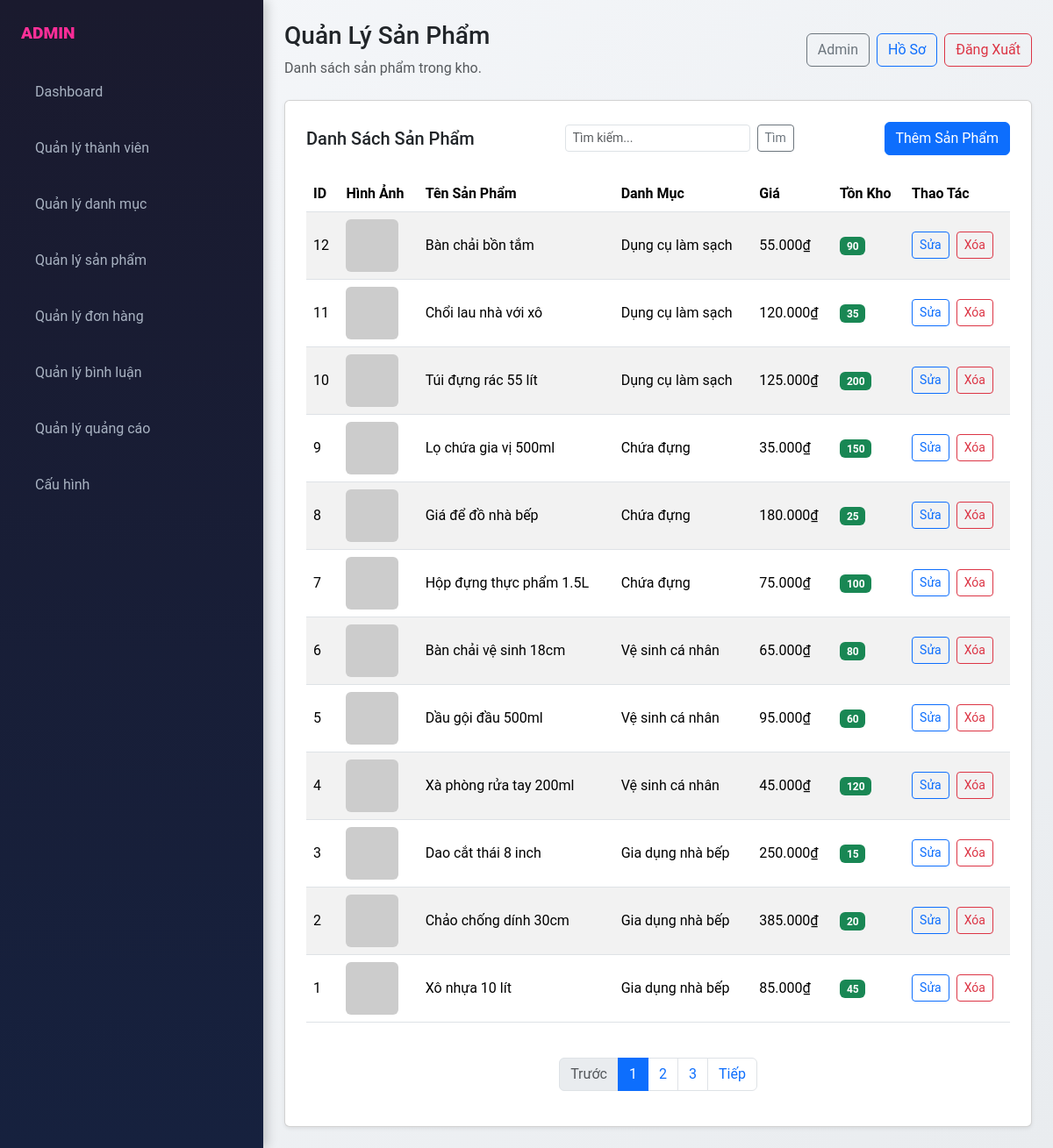
The app's page /admin/index.php?page_layout=product (signed in), older data.
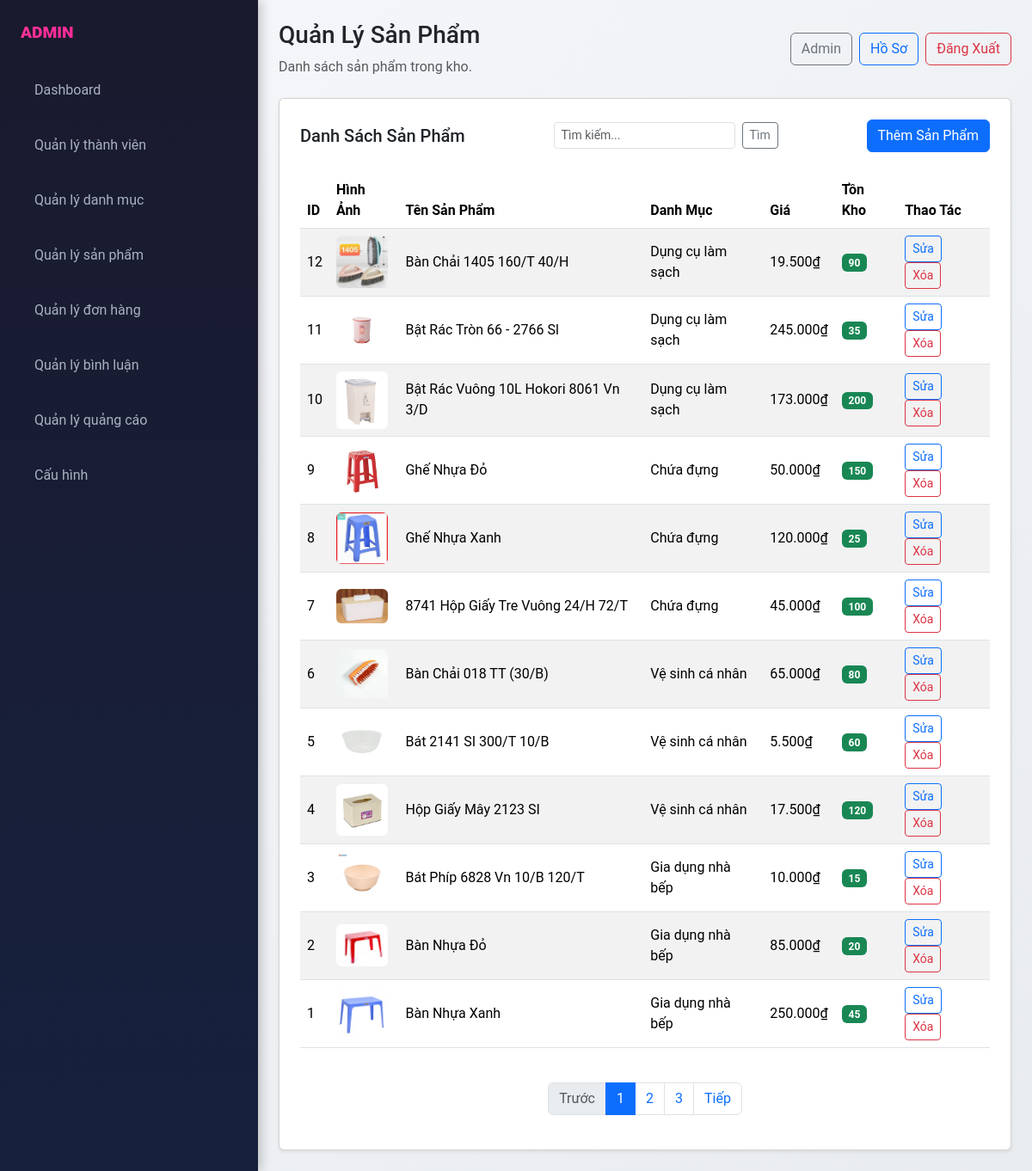
The same page, newer data.
### tables this page shows
CREATE TABLE products (
    id INT AUTO_INCREMENT PRIMARY KEY,
    name VARCHAR(150) NOT NULL,
    price DECIMAL(10, 2) NOT NULL,
    quantity INT DEFAULT 0,
    category_id INT NOT NULL,
    description TEXT,
    image VARCHAR(255),
    created_at TIMESTAMP DEFAULT CURRENT_TIMESTAMP,
    FOREIGN KEY (category_id) REFERENCES categories(id)
);

CREATE TABLE categories (
    id INT AUTO_INCREMENT PRIMARY KEY,
    name VARCHAR(100) NOT NULL,
    description TEXT,
    created_at TIMESTAMP DEFAULT CURRENT_TIMESTAMP
);

### admin/modules/products/product.php (the view, shortened to what the changed rows need)
<?php
require_once __DIR__ . '/../../../config/database.php';
$where = '';
$sql = "SELECT p.id, p.name, p.price, p.quantity, p.image, c.name as category_name, c.id as category_id
        FROM products p
        LEFT JOIN categories c ON p.category_id = c.id
        $where
        ORDER BY p.id DESC";
$result = mysqli_query($conn, $sql);
?>
                <div class="card shadow-sm p-4">
                    <div class="d-flex justify-content-between align-items-center mb-4">
                        <h2 class="h5 mb-0">Danh Sách Sản Phẩm</h2>
                    </div>
                    <div class="table-responsive">
                        <table class="table table-striped align-middle">
                            <thead>
                                <tr>
                                    <th>ID</th>
                                    <th>Hình Ảnh</th>
                                    <th>Tên Sản Phẩm</th>
                                    <th>Danh Mục</th>
                                    <th>Giá</th>
                                    <th>Tồn Kho</th>
                                    <th>Thao Tác</th>
                                </tr>
                            </thead>
                            <tbody>
                                <?php if ($result && mysqli_num_rows($result) > 0): ?>
                                    <?php while ($row = mysqli_fetch_assoc($result)): ?>
                                        <tr>
                                            <td><?php echo $row['id']; ?></td>
                                            <td>
                                                <?php if ($row['image']): ?>
                                                    <img src="imgs/<?php echo htmlspecialchars($row['image']); ?>" class="img-fluid rounded" alt="<?php echo htmlspecialchars($row['name']); ?>" width="60px" onerror="this.src='https://via.placeholder.com/60'">
                                                <?php else: ?>
                                                    <img src="https://via.placeholder.com/60" class="img-fluid rounded" alt="No image">
                                                <?php endif; ?>
                                            </td>
                                            <td><?php echo htmlspecialchars($row['name']); ?></td>
                                            <td><?php echo htmlspecialchars($row['category_name'] ?? 'N/A'); ?></td>
                                            <td><?php echo number_format($row['price'], 0, ',', '.'); ?>₫</td>
                                            <td>
                                                <?php if ($row['quantity'] > 0): ?>
                                                    <span class="badge bg-success"><?php echo $row['quantity']; ?></span>
                                                <?php else: ?>
                                                    <span class="badge bg-danger">Hết</span>
                                                <?php endif; ?>
                                            </td>
                                            <td>
                                                <a href="index.php?page_layout=edit_product&id=<?php echo $row['id']; ?>" class="btn btn-sm btn-outline-primary me-1">Sửa</a>
                                                <form method="POST" style="display: inline;">
                                                    <button type="submit" class="btn btn-sm btn-outline-danger" onclick="return confirm('Bạn có chắc muốn xóa sản phẩm này?')">Xóa</button>
                                                </form>
                                            </td>
                                        </tr>
                                    <?php endwhile; ?>
                                <?php else: ?>
                                    <tr>
                                        <td colspan="7" class="text-center text-muted">Không tìm thấy sản phẩm nào.</td>
                                    </tr>
                                <?php endif; ?>
                            </tbody>
                        </table>
                    </div>
                </div>
            </div>
        </div>
    </div>

Row changes from the older to the newer data that the page shows:
changed products id 12: image: picture added; name "Bàn chải bồn tắm" → "Bàn Chải 1405 160/T 40/H"; price "55.000" → "19.500"
changed products id 11: image: picture added; name "Chổi lau nhà với xô" → "Bật Rác Tròn 66 - 2766 Sl"; price "120.000" → "245.000"
changed products id 10: image: picture added; name "Túi đựng rác 55 lít" → "Bật Rác Vuông 10L Hokori 8061 Vn 3/D"; price "125.000" → "173.000"
changed products id 9: image: picture added; name "Lọ chứa gia vị 500ml" → "Ghế Nhựa Đỏ"; price "35.000" → "50.000"
changed products id 8: image: picture added; name "Giá để đồ nhà bếp" → "Ghế Nhựa Xanh"; price "180.000" → "120.000"
changed products id 7: image: picture added; name "Hộp đựng thực phẩm 1.5L" → "8741 Hộp Giấy Tre Vuông 24/H 72/T"; price "75.000" → "45.000"
changed products id 6: image: picture added; name "Bàn chải vệ sinh 18cm" → "Bàn Chải 018 TT (30/B)"
changed products id 5: image: picture added; name "Dầu gội đầu 500ml" → "Bát 2141 SI 300/T 10/B"; price "95.000" → "5.500"
changed products id 4: image: picture added; name "Xà phòng rửa tay 200ml" → "Hộp Giấy Mây 2123 SI"; price "45.000" → "17.500"
changed products id 3: image: picture added; name "Dao cắt thái 8 inch" → "Bát Phíp 6828 Vn 10/B 120/T"; price "250.000" → "10.000"
changed products id 2: image: picture added; name "Chảo chống dính 30cm" → "Bàn Nhựa Đỏ"; price "385.000" → "85.000"
changed products id 1: image: picture added; name "Xô nhựa 10 lít" → "Bàn Nhựa Xanh"; price "85.000" → "250.000"
